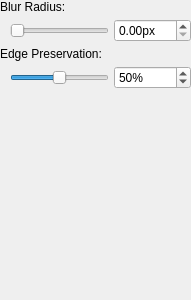
<?xml version="1.0" encoding="UTF-8"?>
<ui version="4.0">
 <class>FilterWidget</class>
 <widget class="QWidget" name="FilterWidget">
  <property name="geometry">
   <rect>
    <x>0</x>
    <y>0</y>
    <width>191</width>
    <height>300</height>
   </rect>
  </property>
  <property name="windowTitle">
   <string>Form</string>
  </property>
  <layout class="QVBoxLayout" name="verticalLayout" stretch="0,1">
   <property name="spacing">
    <number>0</number>
   </property>
   <property name="leftMargin">
    <number>0</number>
   </property>
   <property name="topMargin">
    <number>0</number>
   </property>
   <property name="rightMargin">
    <number>0</number>
   </property>
   <property name="bottomMargin">
    <number>0</number>
   </property>
   <item>
    <layout class="QGridLayout" name="gridLayout" columnstretch="1,0">
     <property name="spacing">
      <number>5</number>
     </property>
     <item row="3" column="0">
      <layout class="QHBoxLayout" name="horizontalLayout_4">
       <property name="spacing">
        <number>5</number>
       </property>
       <property name="leftMargin">
        <number>10</number>
       </property>
       <item>
        <widget class="QSlider" name="mSliderEdgePreservation">
         <property name="maximum">
          <number>100</number>
         </property>
         <property name="value">
          <number>50</number>
         </property>
         <property name="orientation">
          <enum>Qt::Horizontal</enum>
         </property>
        </widget>
       </item>
      </layout>
     </item>
     <item row="1" column="0">
      <layout class="QHBoxLayout" name="horizontalLayout_3">
       <property name="spacing">
        <number>5</number>
       </property>
       <property name="leftMargin">
        <number>10</number>
       </property>
       <item>
        <widget class="QSlider" name="mSliderRadius">
         <property name="maximum">
          <number>10000</number>
         </property>
         <property name="orientation">
          <enum>Qt::Horizontal</enum>
         </property>
        </widget>
       </item>
      </layout>
     </item>
     <item row="2" column="0">
      <widget class="QLabel" name="label_3">
       <property name="text">
        <string>Edge Preservation:</string>
       </property>
      </widget>
     </item>
     <item row="0" column="0">
      <widget class="QLabel" name="label_2">
       <property name="text">
        <string>Blur Radius:</string>
       </property>
      </widget>
     </item>
     <item row="1" column="1">
      <widget class="QDoubleSpinBox" name="mSpinRadius">
       <property name="suffix">
        <string>px</string>
       </property>
       <property name="maximum">
        <double>100.000000000000000</double>
       </property>
       <property name="singleStep">
        <double>0.100000000000000</double>
       </property>
      </widget>
     </item>
     <item row="3" column="1">
      <widget class="QSpinBox" name="mSpinEdgePreservation">
       <property name="suffix">
        <string>%</string>
       </property>
       <property name="maximum">
        <number>100</number>
       </property>
       <property name="value">
        <number>50</number>
       </property>
      </widget>
     </item>
    </layout>
   </item>
   <item>
    <spacer name="verticalSpacer">
     <property name="orientation">
      <enum>Qt::Vertical</enum>
     </property>
     <property name="sizeHint" stdset="0">
      <size>
       <width>0</width>
       <height>0</height>
      </size>
     </property>
    </spacer>
   </item>
  </layout>
 </widget>
 <resources/>
 <connections/>
</ui>
